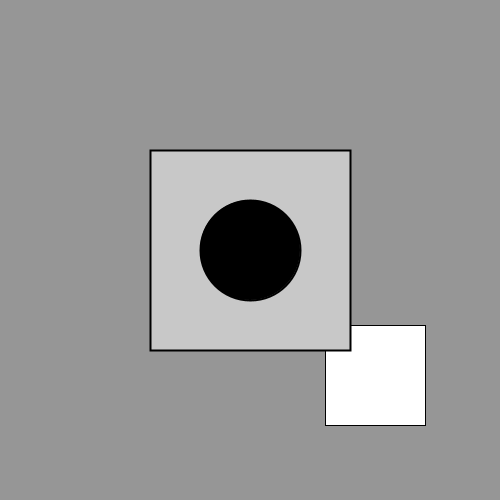
Frame 1 (no input)
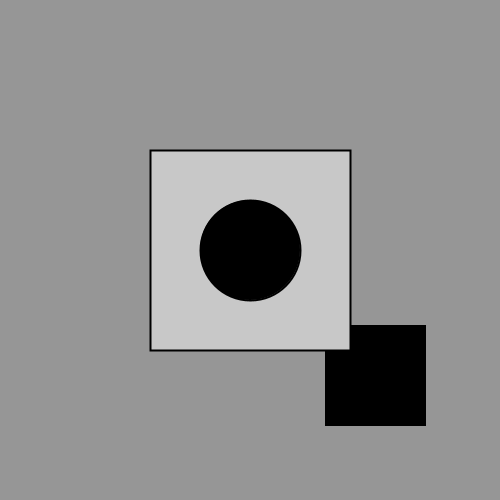
Frame 60 (the mouse pressed at the canvas centre just before this capture)
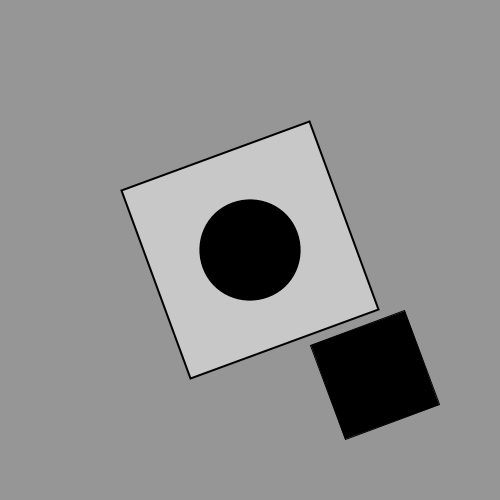
Frame 120 (the mouse held since frame 60 and released just before this capture)

The Processing sketch that drew these frames (run headless with seeded random() and noise(); from frame 60 on, the mouse is pressed at the canvas centre):

// Processing sketch: translation_and_scale
// ── translation_and_scale.pde
void setup(){
 size(500, 500); 
 rectMode(CENTER);
}

void draw(){
  background(150);
  //pushMatrix store cordinates of the new cordinate plane
  pushMatrix();
  
  println(mouseX);
  println(mouseY);
  //translate shifts the origin of the canvas plane from 0,0
  translate(width*.75, height*.75);
  rotate(radians(mouseY));
  rect(0, 0, 100, 100);
  
  //reset all canvas cordinates
  //popMatrix always need push and pop to go together
  popMatrix();
  
  pushMatrix();
  scale(2.0);
  fill(200);
  //to rotate the object in degrees-- shapes need to be redrawn from the origin 
  //to ensure it rotates in place
  // should always translate before rotating
  translate(width*.25, height*.25);
  rotate(radians(mouseX)); //to rotate based on where the mouse is
  
  rect(0, 0, 100, 100);
  fill(0);
  ellipse(0, 0, 50, 50);
  popMatrix();
 
  
}
